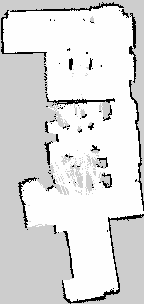
#> input picture ros2_py_path_planning_server/maps/map_1677110999.pgm, 144 x 304 px, found by its file name
$ python erosion_n_dilation.py
#> lines starting #> are read from the running program, lines starting #| are printed output that depends on the picture; after the words box and inside, x2 and y2 are one past the last pixel; in counts of white or black regions, pixels touching at a corner belong together
import cv2
import numpy as np
import matplotlib.pyplot as plt

def erode_img(img, kernel_shape=(3,3), num_iter=4):
    kernel = np.ones(kernel_shape, np.uint8)
    img_erosion = cv2.erode(img, kernel, iterations=num_iter)
    return img_erosion

def dilate_img(img, kernel_shape=(3,3), num_iter=5):
    kernel = np.ones(kernel_shape, np.uint8)
    img_dilation = cv2.dilate(img, kernel, iterations=num_iter)
    return img_dilation

if __name__ == "__main__":
    img = cv2.imread('/home/indy/repos/ros2-py-path-planning-server/ros2_py_path_planning_server/maps/map_1677110999.pgm', 0)
#> img is the input picture: shape (304, 144); min 0, max 254, mean 219.5

    kernel = np.ones((3, 3), np.uint8)

    img_erosion = cv2.erode(img, kernel, iterations=4)
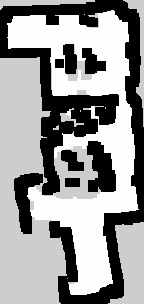
#> img_erosion: shape (304, 144); min 0, max 254, mean 151.1
    img_dilation = cv2.dilate(img, kernel, iterations=5)
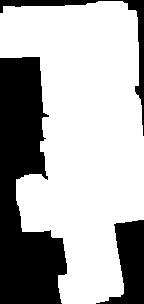
#> img_dilation: shape (304, 144); values 205 (black) and 254 (white), 68.1% white; 3 black regions, box (x1, y1, x2, y2) and area: (0, 57, 67, 304) 10498, (96, 220, 144, 304) 2120, (0, 0, 144, 136) 1341

    composite_img = img_dilation

    for index , val in np.ndenumerate(img_erosion):

        if val ==0:
            composite_img[index] = val
#> this loop made 43776 passes
#> index on passes 1 to 3: (0, 0), (0, 1), (0, 2)
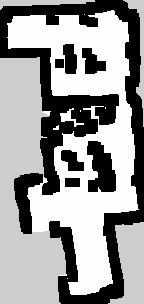
#> composite_img: shape (304, 144); min 0, max 254, mean 153.6

    plt.imshow(composite_img)
    plt.show()
